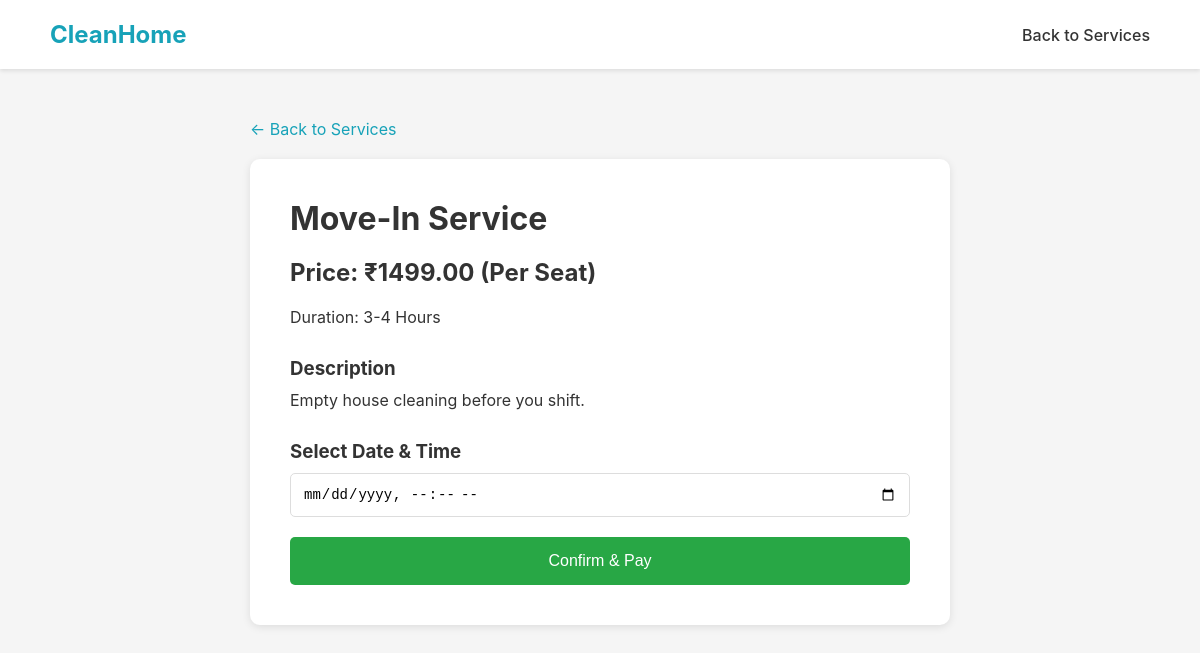
/service/3/ (signed in), run on the app's committed database.
### cleaning/models.py (models this page shows, shortened)
class Service(models.Model):
    SERVICE_TYPES = [
        ('deep', 'Deep Cleaning'),
        ('sofa', 'Sofa Cleaning'),
        ('movein', 'Move-In Service'),
    ]
    name = models.CharField(max_length=100)
    service_type = models.CharField(max_length=20, choices=SERVICE_TYPES)
    description = models.TextField()
    price = models.DecimalField(max_digits=10, decimal_places=2)
    duration = models.CharField(max_length=50)
    is_best_value = models.BooleanField(default=False)

### cleaning/views.py (the view, shortened to what this page needs)
# urls.py: path('service/<int:service_id>/', views.service_detail, name='service_detail'),
@login_required
def service_detail(request, service_id):
    service = get_object_or_404(Service, id=service_id)
    return render(request, 'cleaning/service_detail.html', {'service': service})

### cleaning/templates/cleaning/service_detail.html (shortened to what this page needs)
{% load static %}
<!DOCTYPE html>
<html lang="en">
<head>
    <link rel="stylesheet" href="{% static 'cleaning/style.css' %}">
</head>
<body>
    <div class="navbar">
        <a href="{% url 'index' %}" class="logo">CleanHome</a>
        <nav>
            <a href="{% url 'services' %}">Back to Services</a>
        </nav>
    </div>
    <div class="service-detail">
        <a href="{% url 'services' %}" class="back-link">← Back to Services</a>
        <div class="detail-card">
            <h1>{{ service.name }}</h1>
            <p class="price">Price: ₹{{ service.price }} (Per Seat)</p>
            <p>Duration: {{ service.duration }}</p>
            <h3>Description</h3>
            <p>{{ service.description }}</p>
            <h3>Select Date & Time</h3>
            <form method="POST">
                <input type="datetime-local" name="date_time" required>
                <button type="submit" class="btn-confirm">Confirm & Pay</button>
            </form>
        </div>
    </div>
</body>
</html>

### cleaning/static/cleaning/style.css (style rules this page uses)
* { margin: 0; padding: 0; box-sizing: border-box; }
body { font-family: -apple-system, BlinkMacSystemFont, 'Segoe UI', Roboto, 'Helvetica Neue', Arial, sans-serif; background-color: #f5f5f5; color: #333; }
.navbar { background-color: white; padding: 20px 50px; display: flex; justify-content: space-between; align-items: center; box-shadow: 0 2px 4px rgba(0,0,0,0.1); }
.navbar .logo { font-size: 24px; font-weight: bold; color: #17a2b8; text-decoration: none; }
.navbar nav a { margin-left: 30px; text-decoration: none; color: #333; font-weight: 500; }
.service-detail { padding: 50px; max-width: 800px; margin: 0 auto; }
.detail-card { background: white; padding: 40px; border-radius: 10px; box-shadow: 0 2px 8px rgba(0,0,0,0.1); }
.detail-card h1 { margin-bottom: 20px; }
.price { font-size: 24px; font-weight: bold; margin: 20px 0; }
.detail-card h3 { margin: 30px 0 10px; }
.btn-confirm { background-color: #28a745; color: white; padding: 15px; width: 100%; border: none; border-radius: 5px; font-size: 16px; font-weight: 500; cursor: pointer; margin-top: 20px; }
.back-link { display: inline-block; color: #17a2b8; text-decoration: none; margin-bottom: 20px; }
input[type="datetime-local"] { width: 100%; padding: 12px; border: 1px solid #ddd; border-radius: 5px; font-size: 14px; }

### data on the page
Service: name "Move-In Service", price "1499.00", duration "3-4 Hours", description "Empty house cleaning before you shift."
